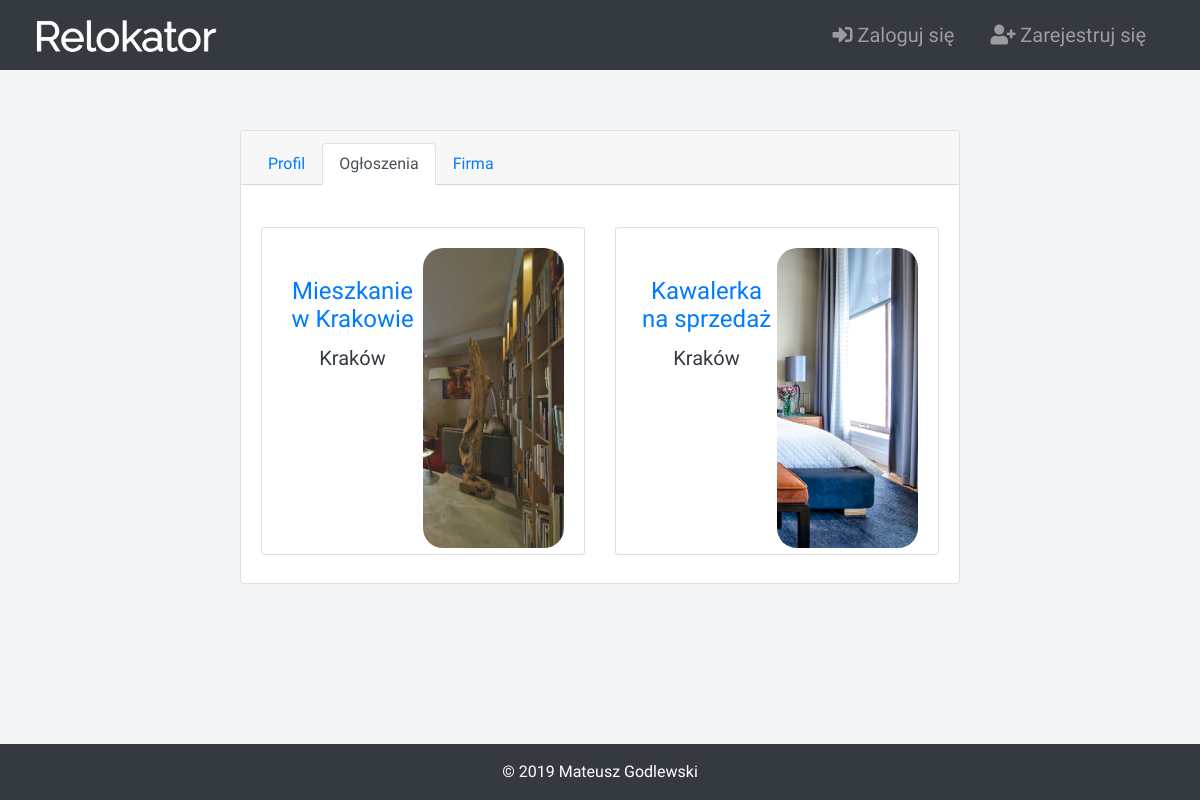
The app's page /accounts/quarion/adverts, older data.
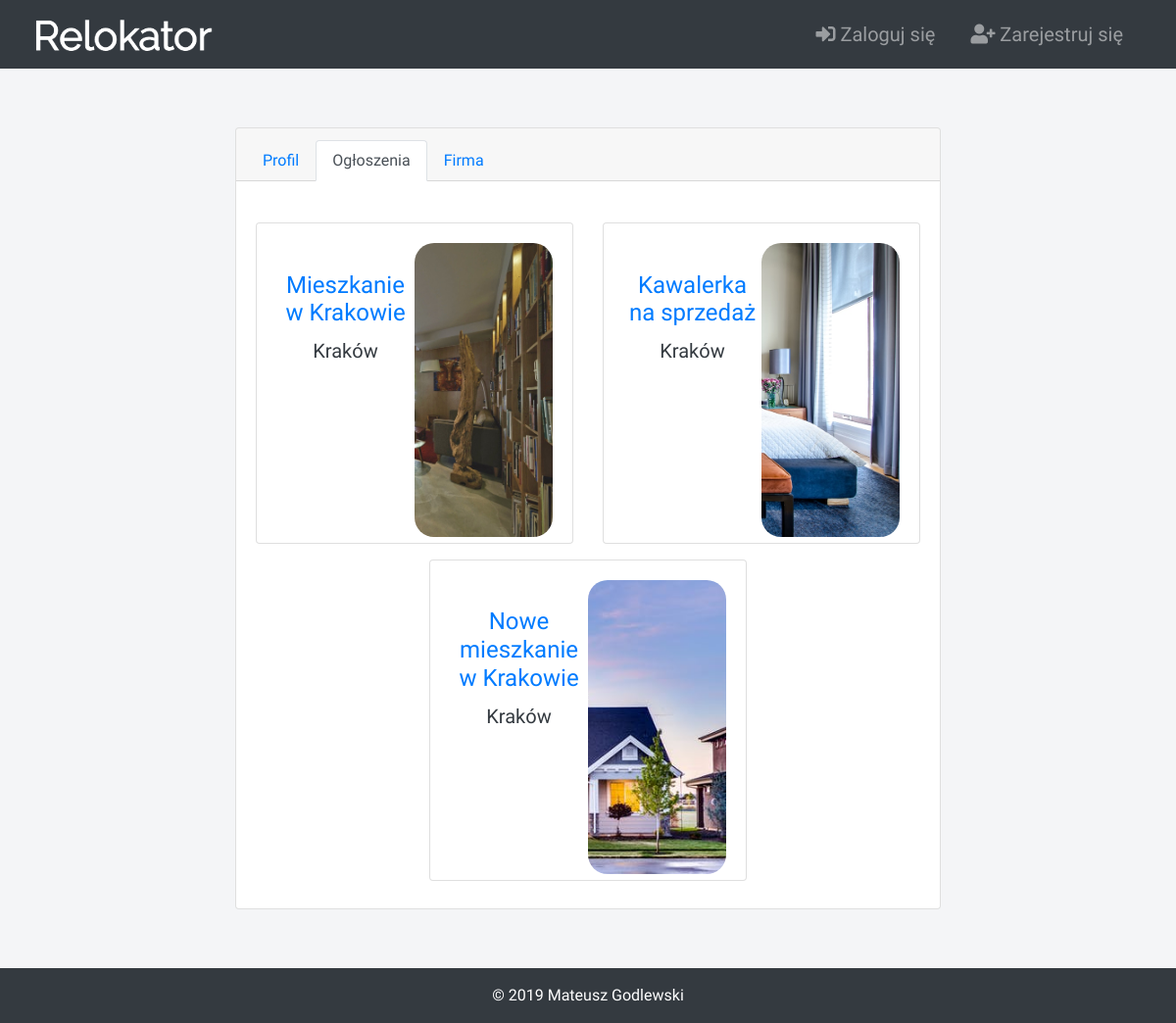
The same page, newer data.
### adverts/models.py (models this page shows, shortened)
class Advert(models.Model):
    objects = AdvertManager()   # advert manager, used for search
    location = GoogleMaps()     # adver google maps location object
    CATEGORY_CHOICES = (
        ("Dom", "Dom"),
        ("Mieszkanie", "Mieszkanie"),
        ("Pokój", "Pokój"),
    )
    TYPE_CHOICES = (
        ("Wynajem", "Wynajem"),
        ("Sprzedaż", "Sprzedaż")
    )
    slug = models.SlugField(null=True, blank=True)
    user = models.ForeignKey(User, default=1, null=True, on_delete=models.CASCADE)
    title = models.CharField(max_length=120, verbose_name="Tytuł")
    content = models.TextField(null=True, blank=True, verbose_name="Opis")
    category = models.CharField(max_length=10, choices=CATEGORY_CHOICES, verbose_name="Kategoria")
    advert_type = models.CharField(max_length=10, choices=TYPE_CHOICES, verbose_name="Typ")
    create_date = models.DateTimeField(default=timezone.now)
    furnished = models.BooleanField(default=False, verbose_name="Umeblowanie")
    city = models.CharField(max_length=100, blank=False, verbose_name="Miasto")
    address = models.CharField(max_length=100, blank=False, verbose_name="Adres")
    price = models.PositiveIntegerField(blank=False, null=False, verbose_name="Cena")
    image = models.ImageField(upload_to="images/", blank=True, null=True, verbose_name="Zdjęcia")
    map_url = models.CharField(max_length=200, default="") # google maps url
    map_coord_x = models.FloatField(default=0)  # longitude
    map_coord_y = models.FloatField(default=0)  # latitude

### accounts/views.py (the view)
# urls.py: path("<str:account_id>/adverts", account_adverts_view),
def account_adverts_view(request, account_id: str):
    template_name = "accounts/account-adverts.html"
    account = Account.objects.get(username=account_id)
    adverts = Advert.objects.filter(Q(user=account))
    context = { "username": account_id, "object_list": adverts }
    return render(request, template_name, context)

### adverts/models.py (called while the page is built)
    def get_queryset(self):
        return AdvertQuerySet(self.model, using=self._db)

### accounts/templates/accounts/account-adverts.html (shortened to what this page needs)
{% extends "website/base.html" %}
{% block content %}
    <div id="account-info-card" class="card text-center">
        <div class="card-header">
            <ul class="nav nav-tabs card-header-tabs">
                <li class="nav-item">
                    <a class="nav-link" href="info">Profil</a>
                </li>
                <li class="nav-item">
                    <a class="nav-link active" href="adverts">Ogłoszenia</a>
                </li>
                <li class="nav-item">
                    <a class="nav-link" href="companies">Firma</a>
                </li>
            </ul>
        </div>
        <div class="card-body" style="margin-top:2%">
            {% if object_list %}
                <div class="row">
                    {% for object in object_list %}
                        {% include "adverts/adverts-inline.html" with advert=object truncate=True detail=False settings=True%}
                    {% endfor %}
                </div>
            {% else %}
                <h3 class="text-center"><b>Brak ogłoszeń</b></h3></br>
                {% if request.user.username == username %}
                    <center><a class="btn btn-info" href="/adverts/new">Stwórz ogłoszenie</a></center>
                {% endif %}
            {% endif %}
        </div>
    </div>
{% endblock  %}

### adverts/templates/adverts/adverts-inline.html
<div class = "col-12 col-md-6 mx-auto mb-2 mt-2">
    <div class = "card">
        <a id="advert-inline" href="/adverts/{{advert.id}}">
            <div class = "card-body">
                <div id="advert-inline-title">
                    <h4 class="card-title text-center" style=>{{advert.title}}</h4>
                    <h5 class="card-text text-center text-dark">{{advert.city}}</h5>
                </div>
                {% if advert.image %}
                    <div id="advert-inline-image"><img src="{{advert.image.url}}" height="300", align="right"></div>
                {% endif %}
            </div>
        </a>
    </div>
</div>

Row changes from the older to the newer data that the page shows:
added Advert: title "Nowe mieszkanie w Krakowie", city "Kraków", image (picture)
